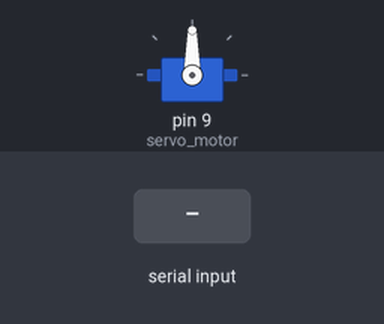
Bench run of a sketch on a simulated Arduino Uno, built with avr-gcc and run on an emulated ATmega328P. Parts: servo. The inputs (shaded band) are chosen by the test bench. What the sketch prints to the serial monitor is not drawn.

Above: at 1.2 s.
1.3 s: "A" received over Serial
At 2.5 s:
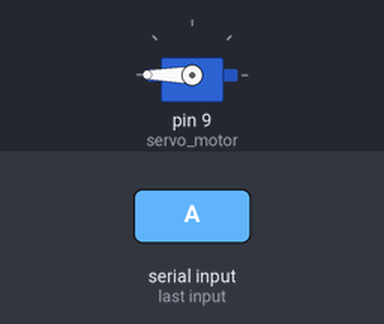
2.8 s: "C" received over Serial
At 3.8 s:
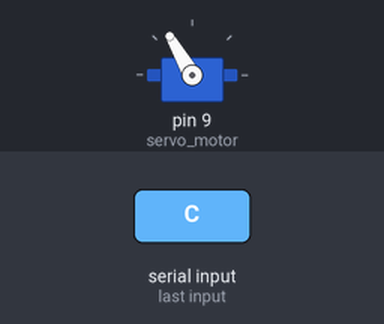
4.3 s: "B" received over Serial
At 5.0 s:
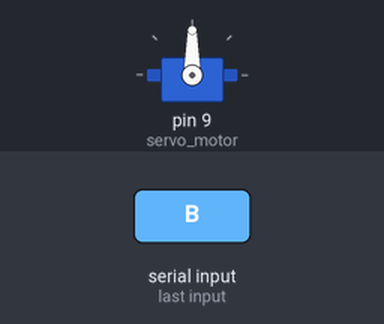
Timing chart, 0 to 7.3 s (numbered marks = the images above; inputs shaded):
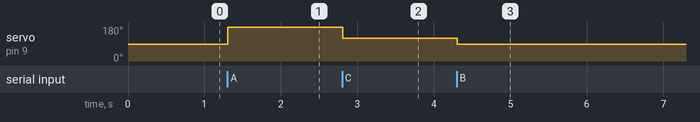

Measured:
- after the input at 1.3 s, servo on pin 9 (servo_motor): 90° → 180° at once
- after the input at 2.8 s, servo on pin 9 (servo_motor): 180° → 120° at once
- after the input at 4.3 s, servo on pin 9 (servo_motor): 120° → 90° at once

The sketch:

SERIAL_AND_MOTOR_2-7-2023.ino
```cpp
#include<Servo.h>
Servo servo_motor;
void setup() {
  // put your setup code here, to run once:
servo_motor.attach(9);
Serial.begin(9600);
}

void loop() {
  // put your main code here, to run repeatedly:
int x=Serial.read();
Serial.println(x);
if(x=='A')
{
 servo_motor.write(180);
  //delay(1000);
}
else if(x=='B')
{
  servo_motor.write(90);
}
else if(x=='C')
{
  servo_motor.write(120);
  //delay(1000);
}

}
```
